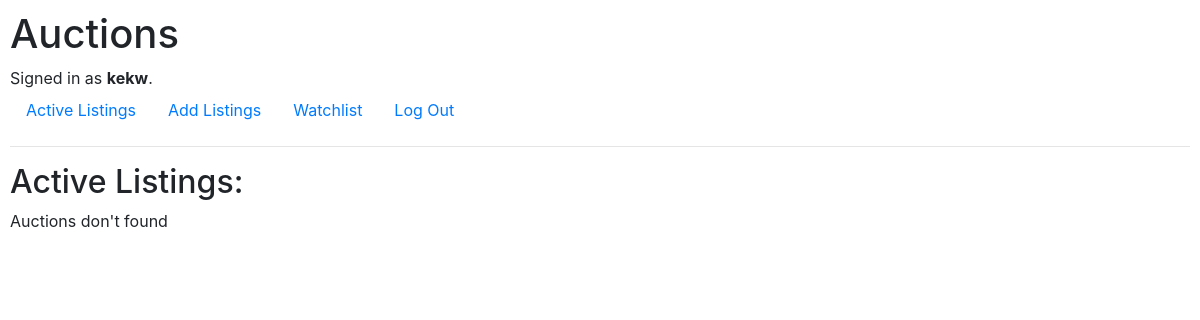
The page / (signed in) on the database as committed earlier.
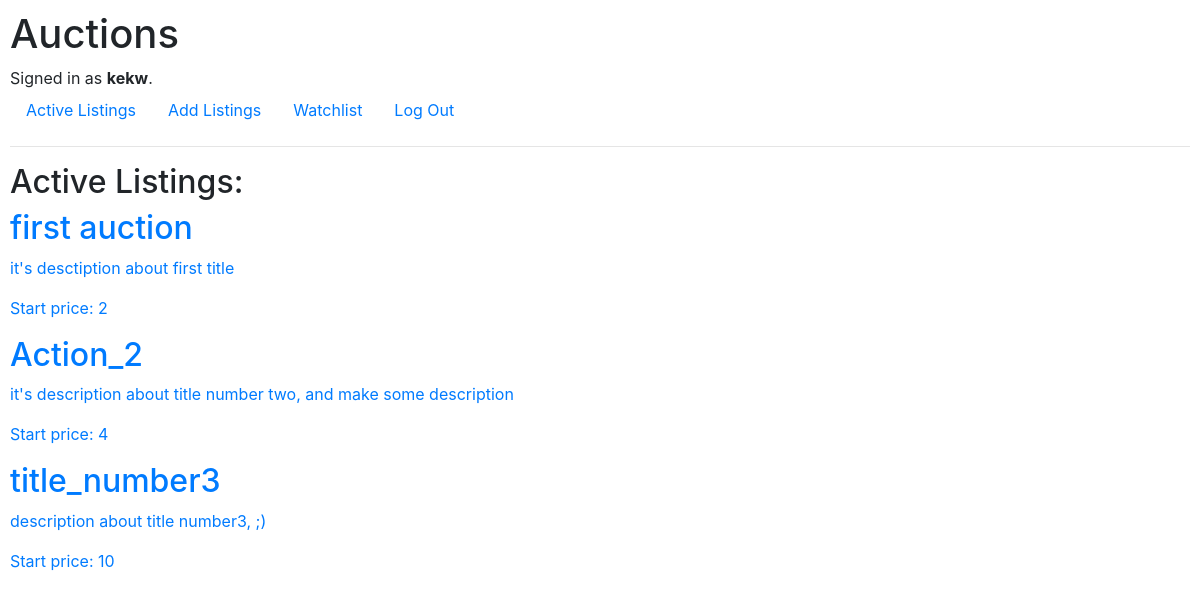
The same page on the database as committed later.
### auctions/models.py (models this page shows, shortened)
class User(AbstractUser):
    pass

class AuctionList(models.Model):
    title = models.CharField(max_length=64, verbose_name="title")
    description = models.TextField(verbose_name="description")
    start_price = models.IntegerField(null=False, blank=False)
    creator = models.ForeignKey(User, on_delete=models.CASCADE, related_name="auction_list", verbose_name="creator")
    current_bid = models.DecimalField(max_digits=10, decimal_places=2, null=True, blank=True)

### auctions/views.py (the view)
# urls.py: path("", views.index, name="index"),
def index(request):
    return render(request, "auctions/index.html", {
        "list": AuctionList.objects.all(),
    })

### auctions/templates/auctions/index.html
{% extends "auctions/layout.html" %}
{% block body %}
    {% if user.is_authenticated %}
        <h2>Active Listings: </h2>
        {% for auction in list %}
            <a href="{% url 'auction' auction.id %}">
                <div>
                    <h2>{{ auction.title }}</h2>
                    <p>{{ auction.description }}</p>
                    <p>Start price: {{ auction.start_price }}</p>
                </div>
            </a>
        {% empty %}
            <p>Auctions don't found</p>
        {% endfor %}
    {% else %}
        To see active listings you need to be logged in
    {% endif %}
{% endblock %}

### auctions/templates/auctions/layout.html (shortened to what this page needs)
{% load static %}
<!DOCTYPE html>
<html lang="en">
    <head>
        <link rel="stylesheet" href="https://stackpath.bootstrapcdn.com/bootstrap/4.4.1/css/bootstrap.min.css">
        <link href="{% static 'auctions/styles.css' %}" rel="stylesheet">
    </head>
    <body>
        <h1>Auctions</h1>
        <div>
            {% if user.is_authenticated %}
                Signed in as <strong>{{ user.username }}</strong>.
            {% else %}
                Not signed in.
            {% endif %}
        </div>
        <ul class="nav">
            <li class="nav-item">
                <a class="nav-link" href="{% url 'index' %}">Active Listings</a>
            </li>
            {% if user.is_authenticated %}
                <li class="nav">
                    <li class="nav-item">
                        <a class="nav-link" href="{% url 'add' %}">Add Listings</a>
                    </li>
                </li>
                <li class="nav-item">
                    <a class="nav-link" href="{% url 'watchlist' %}">Watchlist</a>
                </li>
                <li class="nav-item">
                    <a class="nav-link" href="{% url 'logout' %}">Log Out</a>
                </li>
            {% endif %}
        </ul>
        <hr>
        {% block body %}
        {% endblock %}
    </body>
</html>

### auctions/static/auctions/styles.css (style rules this page uses)
body { padding: 10px; }

Rows that differ between the two databases and show on the page:
added AuctionList: title "first auction", description "it's desctiption about first title", start_price "2"
added AuctionList: title "Action_2", description "it's description about title number two, and make some description", start_price "4"
added AuctionList: title "title_number3", description "description about title number3, ;)", start_price "10"
Other text that changed with them:
text no longer shown: "Auctions don't found"
